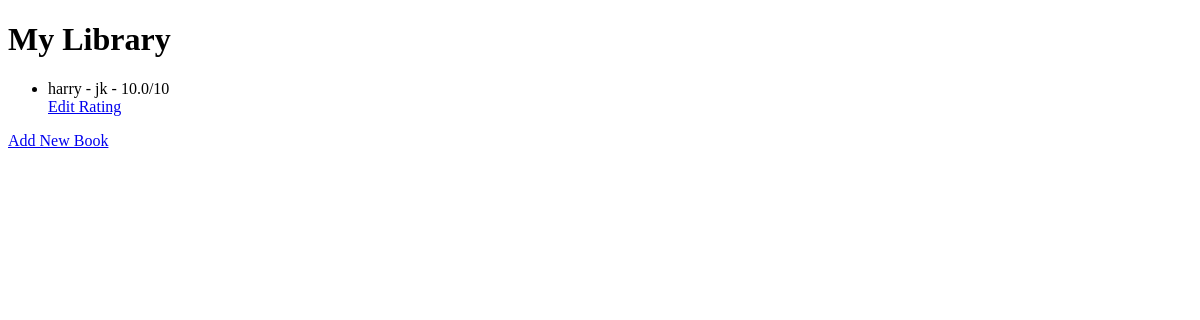
Before: / with the older database file.
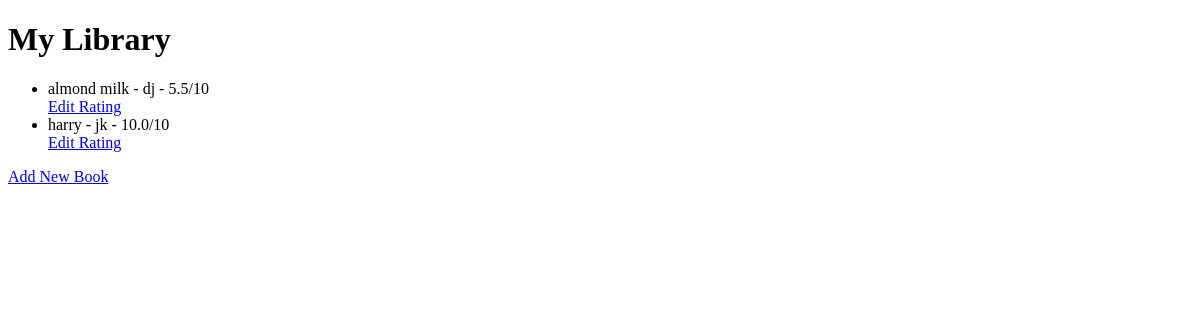
After: the same page with the newer database file.
### main.py (models this page shows)
class Book(db.Model):
    id = db.Column(db.Integer, primary_key=True)
    title = db.Column(db.String(250), unique=True, nullable=False)
    author = db.Column(db.String(250), nullable=False)
    rating = db.Column(db.Float, nullable=False)

### main.py (the view)
@app.route("/")
def home():
    result = db.session.execute(db.select(Book).order_by(Book.title))
    all_books = result.scalars()
    return render_template("index.html", books=all_books)

### templates/index.html (shortened to what this page needs)
<!doctype html>
<html lang="en">
  <head>
  </head>
  <body>
    <h1>My Library</h1>
    {% if books != [] %}
    <ul>
      {% for book in books %}
      <li> {{book.title}} - {{book.author}} - {{book.rating}}/10 </li>
      <a href="{{ url_for('edit', id=book.id) }}">Edit Rating</a>
      {% endfor %}
    </ul>
    {% else %}
      <p>Library is empty</p>
    {% endif %}
    <a href="{{ url_for('add') }}">Add New Book</a>
  </body>
</html>

Changed rows visible on the page:
added Book: title "almond milk", author "dj", rating "5.5"
